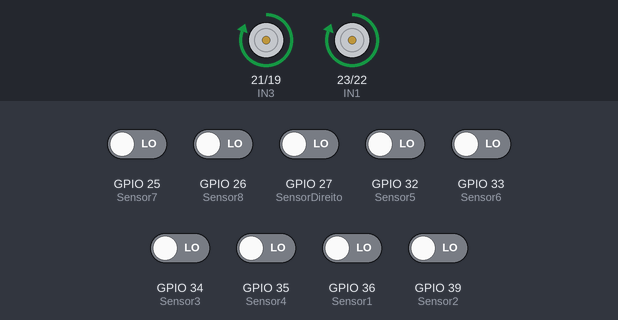
The sketch below on a simulated ESP32. On the bench: motor-driver pin pairs drawn as motors (green arrow = first pin HIGH = forward, orange = second pin HIGH = backward, longer = more drive). The inputs (shaded band) are chosen by the test bench; at power-on: GPIO 25 (Sensor7), GPIO 26 (Sensor8), GPIO 27 (SensorDireito), GPIO 32 (Sensor5), GPIO 33 (Sensor6), GPIO 34 (Sensor3), GPIO 35 (Sensor4), GPIO 36 (Sensor1), GPIO 39 (Sensor2) LOW.

Above: at 1.2 s.
1.3 s: GPIO 25 (Sensor7) driven HIGH
At 2.1 s:
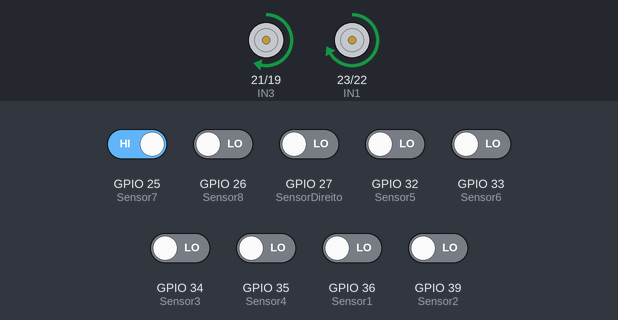
2.8 s: GPIO 32 (Sensor5) driven HIGH
At 3.3 s:
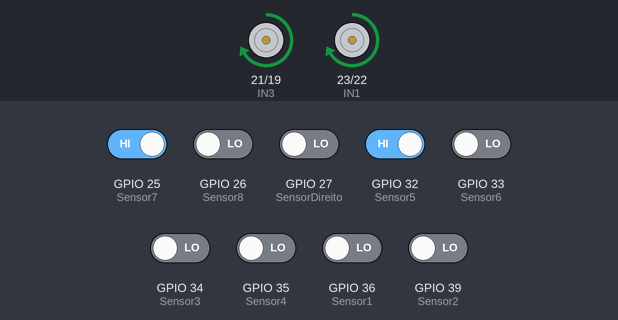
4.3 s: GPIO 34 (Sensor3) driven HIGH
At 5.5 s:
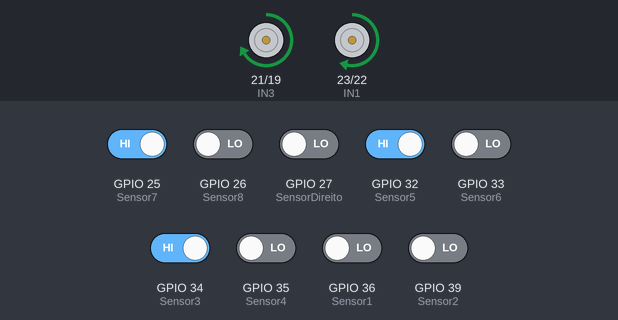
5.8 s: GPIO 36 (Sensor1) driven HIGH
At 6.8 s:
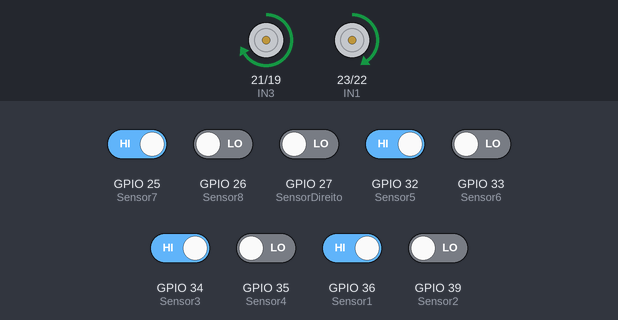
7.3 s: GPIO 36 (Sensor1) driven LOW
At 7.9 s:
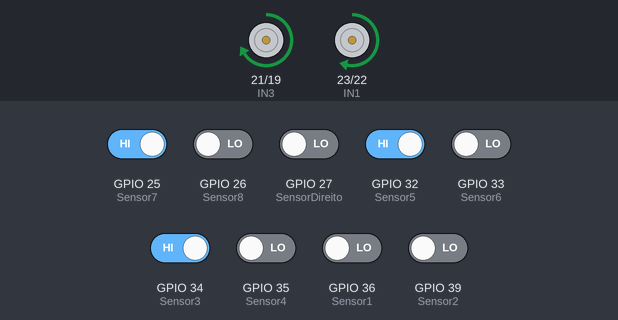
8.8 s: GPIO 39 (Sensor2) driven HIGH
At 10.2 s:
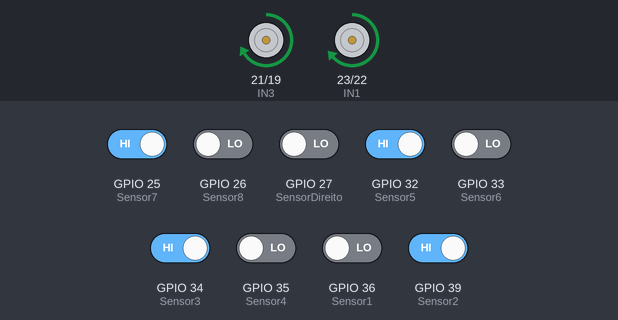
Timing chart, 0 to 11.3 s (numbered marks = the images above; inputs shaded):
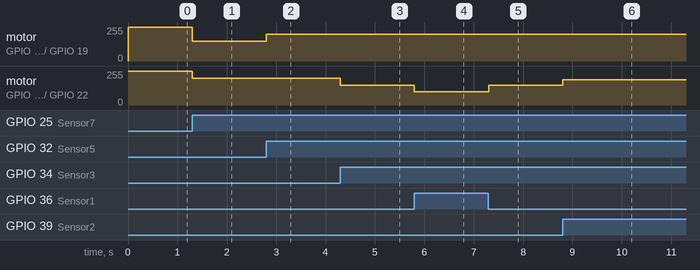

Measured:
- after the input at 1.3 s, motor on GPIO 21 (IN3) / GPIO 19 (IN4): forward 255/255 → forward 150/255 at once; motor on GPIO 23 (IN1) / GPIO 22 (IN2): forward 255/255 → forward 200/255 at once
- after the input at 2.8 s, motor on GPIO 21 (IN3) / GPIO 19 (IN4): forward 150/255 → forward 200/255 at once
- after the input at 4.3 s, motor on GPIO 23 (IN1) / GPIO 22 (IN2): forward 200/255 → forward 150/255 at once
- after the input at 5.8 s, motor on GPIO 23 (IN1) / GPIO 22 (IN2): forward 150/255 → forward 100/255 at once
- after the input at 7.3 s, motor on GPIO 23 (IN1) / GPIO 22 (IN2): forward 100/255 → forward 150/255 at once
- after the input at 8.8 s, motor on GPIO 23 (IN1) / GPIO 22 (IN2): forward 150/255 → forward 190/255 at once

The sketch:

seguidor_de_linhacodigo_copy_20260822231258.ino
```cpp
//definindo pinos de entrada ESP32D
const int Sensor1 = 36;
const int Sensor2 = 39;
const int Sensor3 = 34;
const int Sensor4 = 35;
const int Sensor5 = 32;
const int Sensor6 = 33;
const int Sensor7 = 25;
const int Sensor8 = 26;
const int SensorDireito = 27;

//Definindo pinos dos motores
//motor esquerdo motor A
const int IN1 = 23;
const int IN2 = 22;

//motor direito MOTOR B
const int IN3 = 21;
const int IN4 = 19;

//definindo velocidade dos motores
int vel_m = 200;

//Valores de constante
float kp = 5.0;
float ki = 0;
float kd = 2.0;

//valor inicial das inicias de controle pid
float erroanterior = 0;
float erro = 0;
float integral = 0;
float derivada = 0;
float proporcional = 0;
float saidaPID = 0;
void setup() {
//Os sensores vão enviar informação para os pinos nomeados
pinMode(Sensor1,INPUT);
pinMode(Sensor2,INPUT);
pinMode(Sensor3,INPUT);
pinMode(Sensor4,INPUT);
pinMode(Sensor5,INPUT);
pinMode(Sensor6,INPUT);
pinMode(Sensor7,INPUT);
pinMode(Sensor8,INPUT);
//pinMode(SensorDireito,INPUT);

//pinos de saida motor
pinMode(IN1, OUTPUT);
pinMode(IN2, OUTPUT);
pinMode(IN3, OUTPUT);
pinMode(IN4, OUTPUT);

//definindo o sentido do motor como frente
digitalWrite(IN1,HIGH);
digitalWrite(IN2,LOW);
digitalWrite(IN3,HIGH);
digitalWrite(IN4,LOW);
}

void loop() {
// termos pid
proporcional = erro;
integral = integral + erro;
derivada = erro - erroanterior;

//leitura de cada pino Sr's para ver o que está acontecendo
int sr11 = digitalRead(Sensor1);
int sr22 = digitalRead(Sensor2);
int sr33 = digitalRead(Sensor3);
int sr44 = digitalRead(Sensor4);
int sr55 = digitalRead(Sensor5);
int sr66 = digitalRead(Sensor6);
int sr77 = digitalRead(Sensor7);
int sr88 = digitalRead(Sensor8);
int sensorD = digitalRead(SensorDireito);

//condição para leitura de erro, se um dos sensores estiver ligado leia o erro..
  if(sr11== HIGH)
      erro = -3;

  else if(sr22== HIGH)
       erro = -2 ;

  else if(sr33 == HIGH)
      erro = -1;

  else if(sr44 == HIGH)
      erro = -0.5 ;

  else if (sr55 == HIGH)
      erro = 0.5 ;

  else if(sr66 == HIGH)
    erro = 1 ;

  else if(sr77 == HIGH)
    erro = 2 ;

  else if (sr88 == HIGH)
    erro = 3;

  //calculo de saida PID
   saidaPID = (kp*proporcional) + (ki*integral) + (kd*derivada);

  //controlando a vel das rodas de acordo com a leitura de cada erro

  if(erro== -3){
    analogWrite(IN1,100);
    analogWrite(IN3,vel_m);
  }
  else if(erro== -2){
    analogWrite(IN1,190);
    analogWrite(IN3,vel_m);
  }
  else if(erro== -1){
    analogWrite(IN1,150);
    analogWrite(IN3,vel_m);
  }
  else if(erro==- 0.5){
    analogWrite(IN1,190);
    analogWrite(IN3,vel_m);
  }
  else if(erro== 0.5){
    analogWrite(IN1,vel_m);
    analogWrite(IN3,vel_m);
  }

  else if(erro== 1){
    analogWrite(IN1,vel_m);
    analogWrite(IN3,190);
  }

  else if(erro== 2){
    analogWrite(IN1,vel_m);
    analogWrite(IN3,150);
  }

  else if(erro==3){
   analogWrite(IN1,vel_m);
   analogWrite(IN3,150);
  }
}
```
